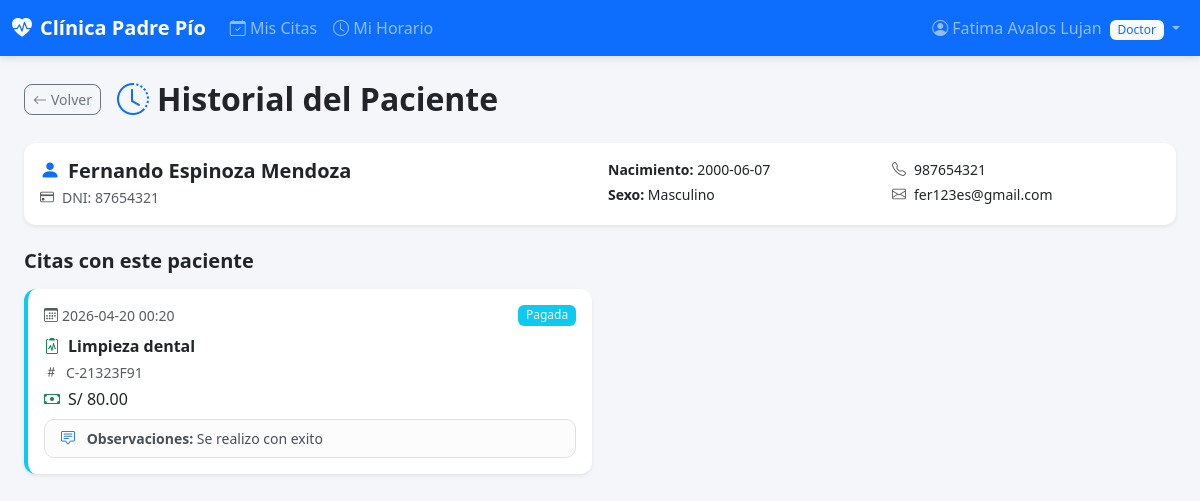
/doctor/pacientes/1 (signed in), run on the app's committed database.
### tables this page shows
CREATE TABLE pacientes (
            id INTEGER PRIMARY KEY AUTOINCREMENT,
            dni TEXT UNIQUE NOT NULL,
            nombres TEXT NOT NULL,
            apellidos TEXT NOT NULL,
            telefono TEXT,
            correo TEXT,
            direccion TEXT,
            fecha_nacimiento TEXT,
            sexo TEXT CHECK(sexo IN ('M','F')),
            fecha_registro TEXT DEFAULT CURRENT_TIMESTAMP
        );

CREATE TABLE citas (
            id INTEGER PRIMARY KEY AUTOINCREMENT,
            codigo TEXT UNIQUE NOT NULL,
            paciente_id INTEGER NOT NULL,
            doctor_id INTEGER NOT NULL,
            servicio_id INTEGER NOT NULL,
            fecha TEXT NOT NULL,
            hora TEXT NOT NULL,
            estado TEXT DEFAULT 'confirmada' CHECK(estado IN ('confirmada','atendida','cancelada','no_asistio','pagada')),
            monto REAL NOT NULL,
            observaciones TEXT,
            creado_por INTEGER,
            fecha_creacion TEXT DEFAULT CURRENT_TIMESTAMP,
            FOREIGN KEY (paciente_id) REFERENCES pacientes(id),
            FOREIGN KEY (doctor_id) REFERENCES usuarios(id),
            FOREIGN KEY (servicio_id) REFERENCES servicios(id)
        );

CREATE TABLE servicios (
            id INTEGER PRIMARY KEY AUTOINCREMENT,
            nombre TEXT UNIQUE NOT NULL,
            descripcion TEXT,
            duracion INTEGER NOT NULL,
            buffer_limpieza INTEGER DEFAULT 0,
            costo REAL NOT NULL,
            estado TEXT DEFAULT 'activo' CHECK(estado IN ('activo','inactivo'))
        );

### app.py (the view)
@app.route('/doctor/pacientes/<int:pid>')
@login_required(['doctor'])
def doctor_historial_paciente(pid):
    db = get_db()
    permiso = db.execute(
        "SELECT id FROM citas WHERE doctor_id=? AND paciente_id=? LIMIT 1",
        (session['usuario_id'], pid)
    ).fetchone()
    if not permiso:
        db.close()
        flash('No tienes acceso al historial de este paciente.', 'danger')
        return redirect(url_for('doctor_citas'))
    paciente = db.execute("SELECT * FROM pacientes WHERE id=?", (pid,)).fetchone()
    citas = db.execute(
        '''SELECT c.*, s.nombre AS servicio, c.observaciones
           FROM citas c
           JOIN servicios s ON c.servicio_id=s.id
           WHERE c.paciente_id=? AND c.doctor_id=?
           ORDER BY c.fecha DESC, c.hora DESC''',
        (pid, session['usuario_id'])
    ).fetchall()
    db.close()
    return render_template('doctor/historial_paciente.html', paciente=paciente, citas=citas)

### app.py (called while the page is built)
def login_required(roles=None):
    def decorator(f):
        @wraps(f)
        def wrapped(*args, **kwargs):
            if 'usuario_id' not in session:
                flash('Debes iniciar sesión.', 'warning')
                return redirect(url_for('login'))
            if roles and session.get('rol') not in roles:
                flash('No tienes permiso para acceder a esta sección.', 'danger')
                return redirect(url_for('dashboard'))
            return f(*args, **kwargs)
        return wrapped
    return decorator

### database.py (called while the page is built)
def get_db():
    conn = sqlite3.connect(DB_PATH)
    conn.row_factory = sqlite3.Row
    conn.execute("PRAGMA foreign_keys = ON")
    return conn

### templates/doctor/historial_paciente.html (shortened to what this page needs)
{% extends 'base.html' %}
{% block content %}
<div class="d-flex align-items-center gap-3 mb-4">
  <a href="{{ url_for('doctor_citas') }}" class="btn btn-outline-secondary btn-sm">
    <i class="bi bi-arrow-left me-1"></i>Volver
  </a>
  <h2 class="fw-bold mb-0"><i class="bi bi-clock-history me-2 text-primary"></i>Historial del Paciente</h2>
</div>
<div class="card shadow-sm border-0 mb-4">
  <div class="card-body">
    <div class="row g-3">
      <div class="col-md-6">
        <h5 class="fw-bold mb-1">
          <i class="bi bi-person-fill me-2 text-primary"></i>{{ paciente.nombres }} {{ paciente.apellidos }}
        </h5>
        <p class="text-muted mb-0 small"><i class="bi bi-credit-card me-2"></i>DNI: {{ paciente.dni }}</p>
      </div>
      <div class="col-md-3">
        {% if paciente.fecha_nacimiento %}
        <p class="mb-1 small"><span class="fw-semibold">Nacimiento:</span> {{ paciente.fecha_nacimiento }}</p>
        {% endif %}
        {% if paciente.sexo %}
        <p class="mb-1 small"><span class="fw-semibold">Sexo:</span> {{ 'Masculino' if paciente.sexo == 'M' else 'Femenino' }}</p>
        {% endif %}
      </div>
      <div class="col-md-3">
        {% if paciente.telefono %}
        <p class="mb-1 small"><i class="bi bi-telephone me-2 text-muted"></i>{{ paciente.telefono }}</p>
        {% endif %}
        {% if paciente.correo %}
        <p class="mb-1 small"><i class="bi bi-envelope me-2 text-muted"></i>{{ paciente.correo }}</p>
        {% endif %}
      </div>
    </div>
  </div>
</div>
<h5 class="fw-bold mb-3">Citas con este paciente</h5>
{% if citas %}
<div class="row g-3">
  {% for c in citas %}
  <div class="col-md-6">
    <div class="card shadow-sm border-0 border-start border-4
      {% if c.estado=='atendida' %}border-success
      {% elif c.estado=='pagada' %}border-info
      {% elif c.estado=='confirmada' %}border-primary
      {% elif c.estado=='no_asistio' %}border-warning
      {% else %}border-danger{% endif %}">
      <div class="card-body">
        <div class="d-flex justify-content-between mb-2">
          <span class="text-muted small"><i class="bi bi-calendar3 me-1"></i>{{ c.fecha }} {{ c.hora }}</span>
          <span class="badge bg-{{ {'confirmada':'primary','atendida':'success','cancelada':'danger','no_asistio':'warning','pagada':'info'}.get(c.estado,'secondary') }}">
            {{ c.estado|replace('_',' ')|title }}
          </span>
        </div>
        <p class="mb-1 fw-semibold"><i class="bi bi-clipboard2-pulse me-2 text-success"></i>{{ c.servicio }}</p>
        <p class="mb-1 text-muted small"><i class="bi bi-hash me-2"></i>{{ c.codigo }}</p>
        <p class="mb-2"><i class="bi bi-cash me-2 text-success"></i>S/ {{ "%.2f"|format(c.monto) }}</p>
        {% if c.observaciones %}
        <div class="alert alert-light border py-2 px-3 mb-0 small">
          <i class="bi bi-chat-square-text me-2 text-primary"></i>
          <strong>Observaciones:</strong> {{ c.observaciones }}
        </div>
        {% endif %}
      </div>
    </div>
  </div>
  {% endfor %}
</div>
{% else %}
<div class="text-center py-5 text-muted">
  <i class="bi bi-calendar-x" style="font-size:3rem"></i>
  <p class="mt-2">No hay citas registradas con este paciente.</p>
</div>
{% endif %}
{% endblock %}

### static/css/style.css (style rules this page uses)
body { background-color: #f5f6fa; font-family: 'Segoe UI', sans-serif; }
.card { border-radius: 12px; }
.badge { font-weight: 500; }
.alert { border-radius: 10px; }
.btn { border-radius: 8px; }

### data on the page
pacientes: nombres "Fernando", apellidos "Espinoza Mendoza", dni "87654321", fecha_nacimiento "2000-06-07", sexo "Masculino", telefono "987654321", correo "fer123es@gmail.com"
citas: fecha "2026-04-20", hora "00:20", estado "Pagada", servicio "Limpieza dental", codigo "C-21323F91", monto "80.00", observaciones "Se realizo con exito"

### other printed values
{{ session.nombre }} "Fatima Avalos Lujan"
{{ session.rol|title }} "Doctor"
